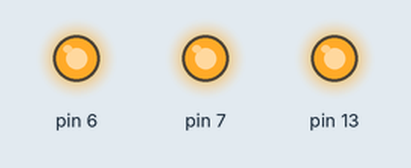
A sketch run on a simulated Arduino Uno, built with avr-gcc and run on an emulated ATmega328P. Shown: output pins drawn as LEDs (lit = HIGH).

Above: at 0.5 s.
At 3.5 s:
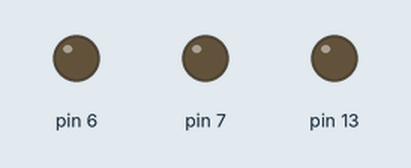
Timing chart, 0 to 4.6 s (numbered marks = the images above):
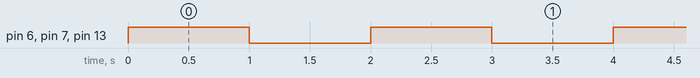

Measured:
- by itself, pin 6, pin 7, pin 13: alternates HIGH for 1.0 s and LOW for 1.0 s

The sketch:

1_blink_Uno.ino
```cpp
/********************************************
date:      "06.02.2023"
author:    "DmitrijP1402"
filename:  "1_blink_Uno.ino"
********************************************/

void setup() {
  DDRD = DDRD | B11000000; 	//Pin 7 & 6
  DDRB = DDRB | B00100000; 	//Pin 13
}

void loop() {
  PORTD = B11000000;   	// PIN 7 & 6 HIGH
  PORTB = B00100000;  	// Pin 13 HIGH
  delay(1000);		// wait for a second

  PORTD = B00000000; 	// Pin 7 & 6 LOW
  PORTB = B00000000; 	// Pin 13 LOW
  delay(1000);		// wait for a second
}
```
